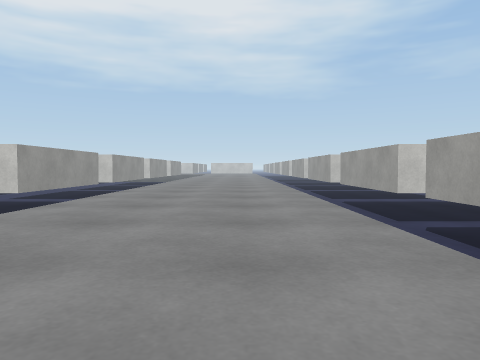
View 1 (above)

24 first-person views from a walk through a Unity game level. The camera is 0.51 m above the floor, tilts 2° down and sees 70° across. The floor is counted in squares, 1 m on a side. Each view is taken from the middle of a square. On the plan, view 1 faces up. The plan holds only what a view shows up to about 9 squares ahead; the rest is blank. The place goes on beyond the plan. Surface patterns are stand-ins for the level's own textures.

View 2
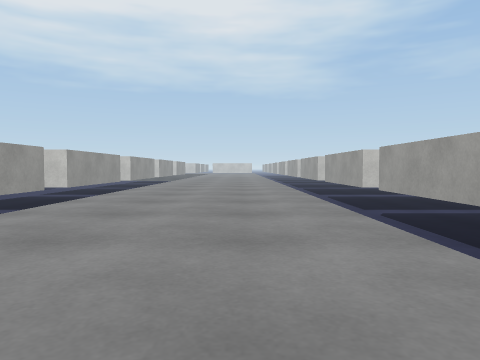

View 3
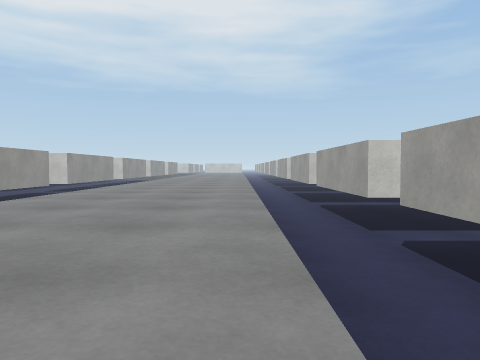

View 4
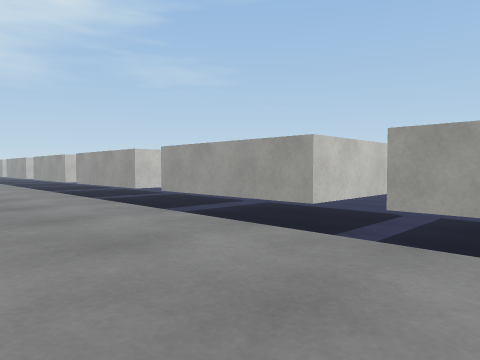

View 5
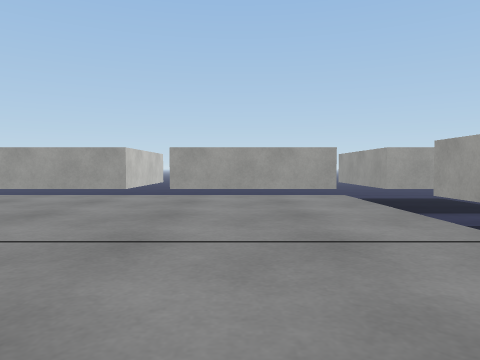

View 6
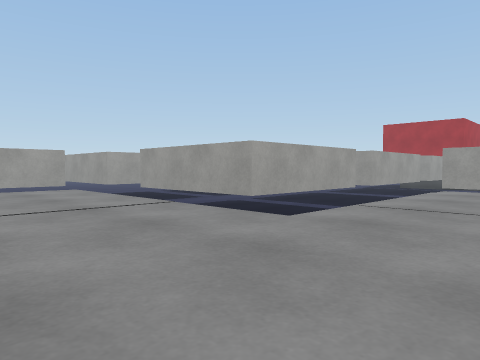

View 7
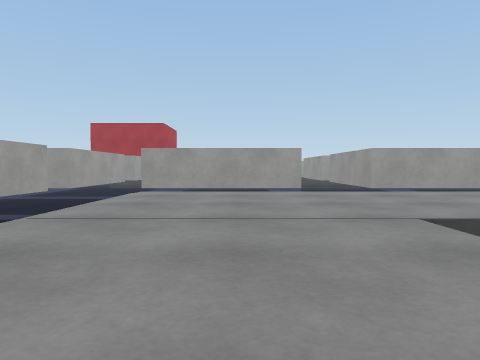

View 8
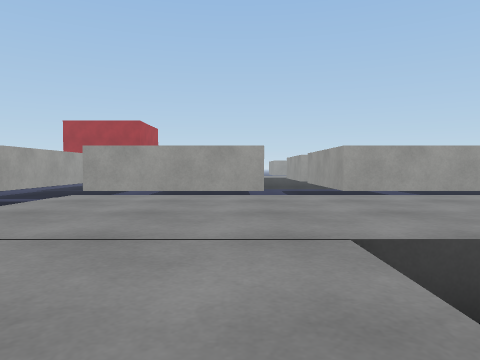

View 9
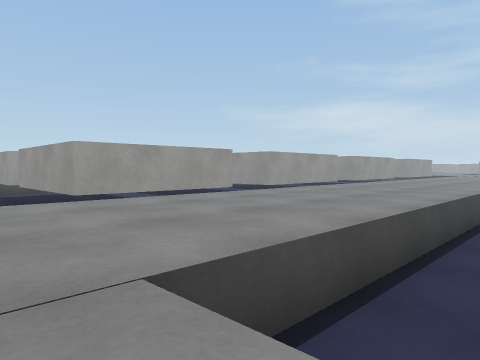

View 10
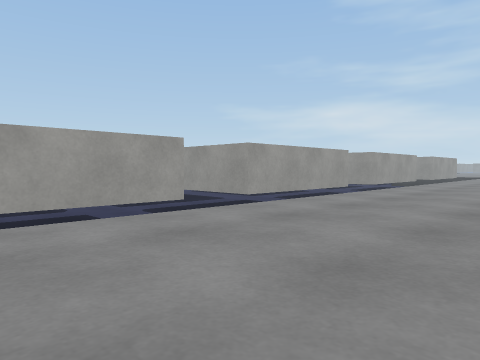

View 11
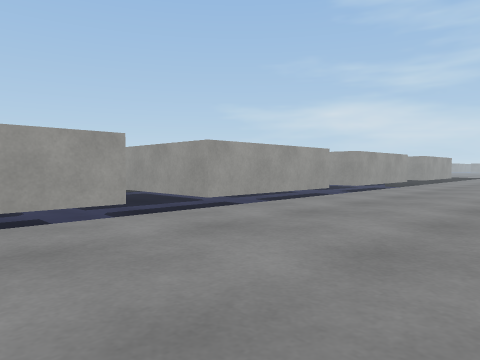

View 12
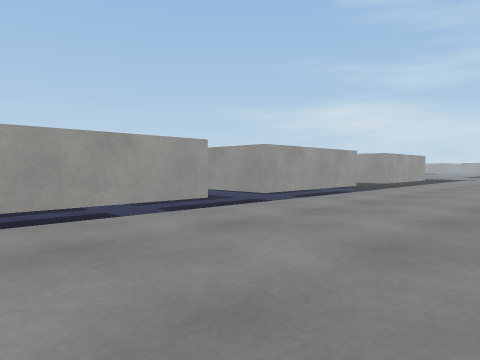

View 13
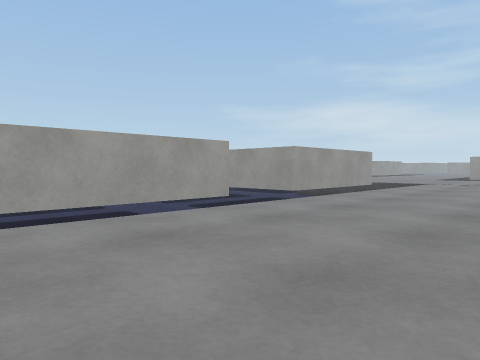

View 14
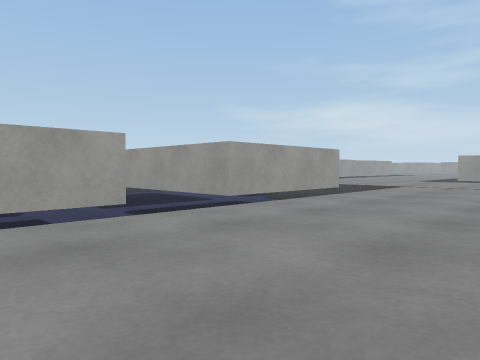

View 15
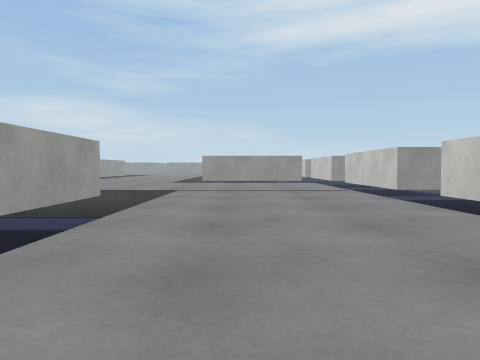

View 16
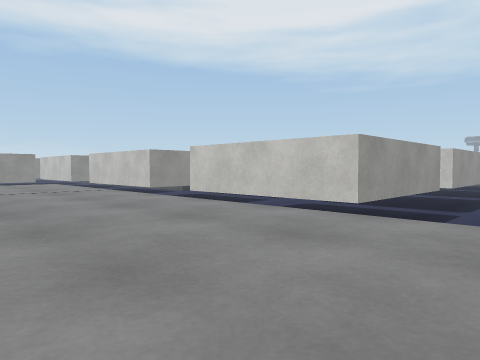

View 17
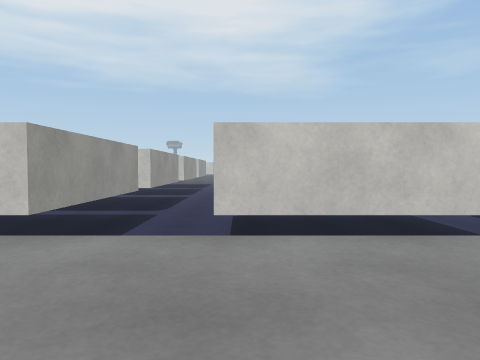

View 18
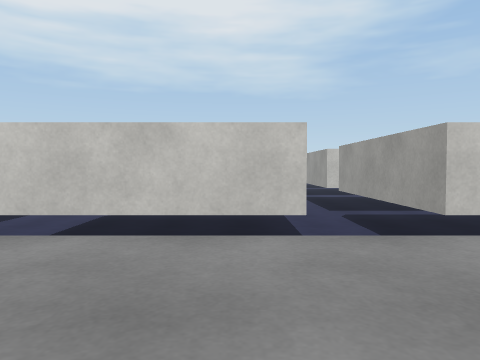

View 19
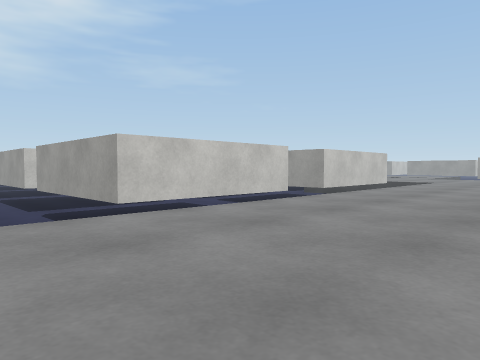

View 20
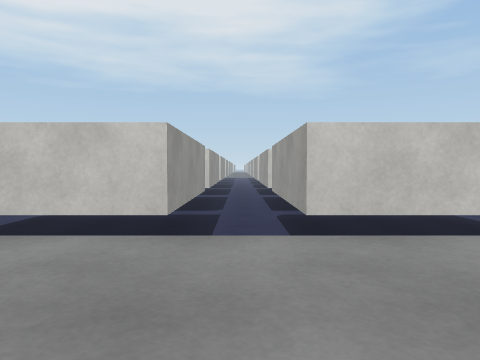

View 21
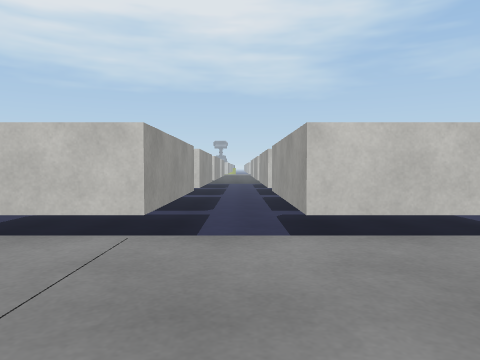

View 22
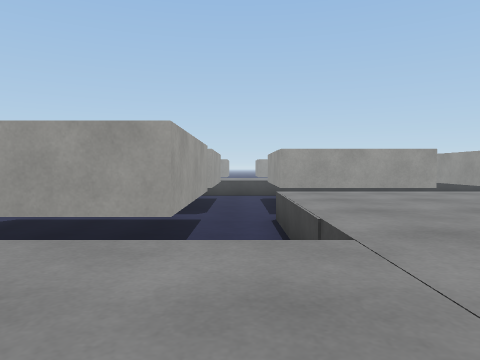

View 23
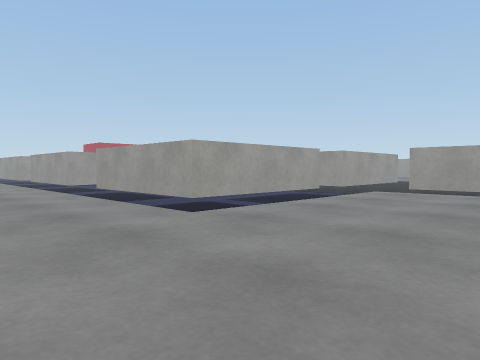

View 24
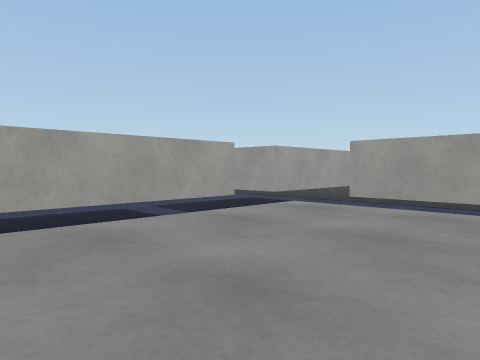

### Floor plan
Key: @ floor where view 1 was taken; # wall or solid block; . floor; v drop or lower ground.
Columns run from 36 left of view 1 to 4 right of it. Each row starts with its distance up from view 1.
  9                                #  .... #
  8                                # v.... ##
  7                                # v.... v#
  6                                # v.... v#
  5                                # v....v##
  4                                # v....v#
  3                                  v....v##
  2                                  v....vv#
  1                                  v....vvv
  0                                   ..@.v#
 -1                                    ...v#
 -2         #                          ...v##
 -3    #v#  #vv     v#  #v#            ... v#
 -4 vvvvvvvvvvvvvvvvvvvvvvvvvvv      v.... vv
 -5    #v#  #vv    v#   #v#   v  ......... #
 -6    #v#  #vv    v#   #v#      ......... #
 -7    # #  #       ##  # #     .......... ##
 -8  ### ####v ####vv#### ### vv....vvvvvv v#
 -9   vvvvvvvvvvvvvvvvvvvvvvvvvv....
-10  ............................... #####v##
-11 ................................ #    v#
-12 ................................ #
-13 ...............................v #
-14 ....                             vvv
-15 ....v####v ####vv#### ####vv#### v#
-16 ....v#  #vv   #     #    #       ##
-17 ....v#  #vv         #    #
-18 ....v#  #vv         #v   #
-19    vvvvvvvvvvv  vvv vvvv
-20 ####v##   v          v
-21      #

Where each view was taken, in squares from view 1:
view 1: 0 up, 0 right, facing up
view 2: 2 down, 0 right, facing up
view 3: 4 down, 1 right, facing up
view 4: 6 down, 1 left, facing up-right
view 5: 6 down, 5 left, facing right
view 6: 5 down, 7 left, facing down-right
view 7: 6 down, 7 left, facing down
view 8: 7 down, 8 left, facing down
view 9: 8 down, 8 left, facing down-left
view 10: 10 down, 11 left, facing down-left
view 11: 10 down, 12 left, facing down-left
view 12: 10 down, 16 left, facing down-left
view 13: 10 down, 21 left, facing down-left
view 14: 10 down, 23 left, facing down-left
view 15: 12 down, 25 left, facing left
view 16: 13 down, 25 left, facing up-left
view 17: 12 down, 25 left, facing up
view 18: 12 down, 22 left, facing up
view 19: 13 down, 22 left, facing up-right
view 20: 12 down, 15 left, facing up
view 21: 12 down, 32 left, facing up
view 22: 11 down, 32 left, facing down
view 23: 11 down, 36 left, facing down-right
view 24: 14 down, 36 left, facing down-right
